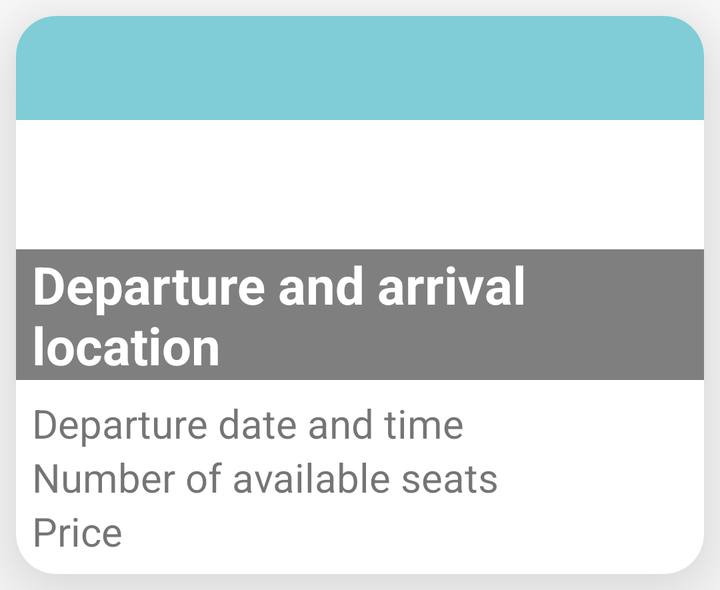
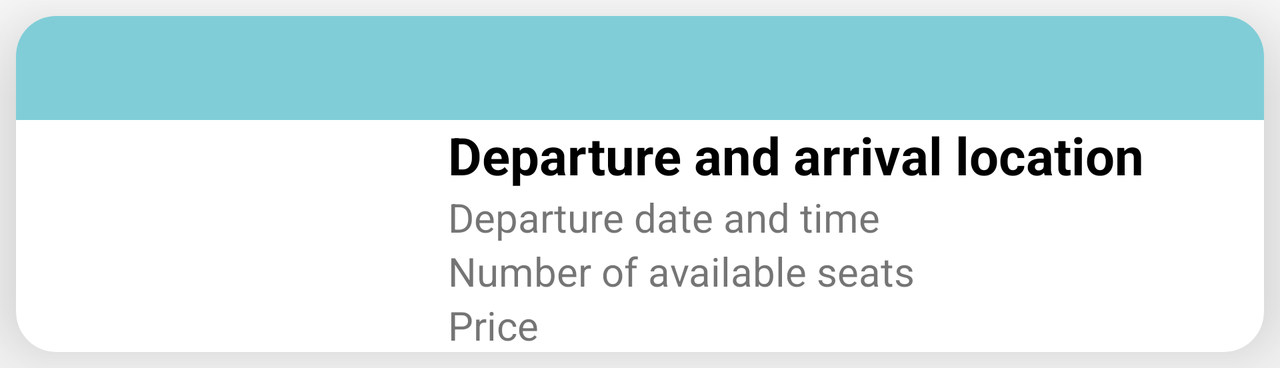

Two renders of one Android screen. The first uses the default layout on a phone; the second uses the alternative layout the repository ships for a different screen configuration, on a matching device. The two XML files are below.
<!-- AndroidManifest.xml: application theme Theme.CarPooling -->
<!-- res/layout/other_card_trip_layout.xml -->
<?xml version="1.0" encoding="utf-8"?>
<androidx.cardview.widget.CardView xmlns:android="http://schemas.android.com/apk/res/android"
    xmlns:card_view="http://schemas.android.com/apk/res-auto"
    xmlns:app="http://schemas.android.com/apk/res-auto"
    android:id="@+id/card_adv"
    android:layout_width="match_parent"
    android:layout_height="wrap_content"
    android:layout_margin="8dp"
    android:clickable="true"
    android:focusable="true"
    android:foreground="?selectableItemBackground"
    card_view:cardBackgroundColor="@color/white"
    card_view:cardCornerRadius="20dp"
    card_view:cardElevation="32dp">

    <LinearLayout
        android:layout_width="match_parent"
        android:layout_height="wrap_content"
        android:orientation="vertical">

        <LinearLayout
            android:layout_width="match_parent"
            android:layout_height="match_parent"
            android:background="@color/ciano"
            android:orientation="horizontal"
            android:padding="6dp">

            <ImageView
                android:id="@+id/other_user"
                android:layout_width="40dp"
                android:layout_height="40dp"
                card_view:srcCompat="@drawable/user_icon" />

            <TextView
                android:id="@+id/other_user_nick"
                android:layout_width="0dp"
                android:layout_height="match_parent"
                android:layout_weight="7"
                android:gravity="center_vertical"
                android:paddingStart="8dp"
                android:textColor="@color/blue_darker"
                android:textSize="18sp"
                android:textStyle="bold" />

            <TextView
                android:id="@+id/rate_now"
                android:layout_width="wrap_content"
                android:layout_height="match_parent"
                android:gravity="end|center_vertical"
                android:paddingEnd="8dp"
                android:textColor="@color/blue_darker"
                android:textSize="20sp"
                android:textStyle="bold|italic" />

            <ImageView
                android:layout_width="20dp"
                android:layout_height="20dp"
                android:id="@+id/booked_icon"
                android:layout_gravity="center_vertical|end"
                android:layout_margin="3dp"
                card_view:srcCompat="@drawable/ic_menu_booking_list"
                android:visibility="gone"
                android:tintMode="src_atop"
                app:tint="@color/blue_darker"
                />

            <ImageView
                android:layout_width="22dp"
                android:layout_height="22dp"
                android:id="@+id/interested_icon"
                android:layout_gravity="center_vertical|end"
                android:layout_margin="3dp"
                card_view:srcCompat="@drawable/like_icon"
                android:visibility="gone"
                android:tintMode="src_atop"
                app:tint="@color/blue_darker"
                />


        </LinearLayout>

        <FrameLayout
            android:layout_width="match_parent"
            android:layout_height="130dp">

            <ImageView
                android:id="@+id/image_car_view"
                android:layout_width="match_parent"
                android:layout_height="match_parent"
                android:scaleType="centerCrop"
                card_view:srcCompat="@drawable/car"
                android:contentDescription="@string/car_image" />

            <TextView
                android:id="@+id/departure_arrival_location_view"
                android:layout_width="wrap_content"
                android:layout_height="wrap_content"
                android:layout_gravity="bottom|start"
                android:text="@string/departure_and_arrival_location"
                android:textColor="#FFFFFF"
                android:textSize="26sp"
                android:textStyle="bold"
                android:background="#80000000"
                android:paddingLeft="8dp"
                android:paddingRight="8dp"
                />

        </FrameLayout>

        <LinearLayout
            android:layout_width="match_parent"
            android:layout_height="wrap_content"
            android:layout_margin="8dp"
            android:orientation="vertical">

            <TextView
                android:id="@+id/departure_date_time_view"
                android:layout_width="match_parent"
                android:layout_height="wrap_content"
                android:text="@string/departure_date_and_time"
                android:textSize="20sp" />

            <TextView
                android:id="@+id/available_seats_view"
                android:layout_width="match_parent"
                android:layout_height="wrap_content"
                android:text="@string/number_of_available_seats"
                android:textSize="20sp" />

            <TextView
                android:id="@+id/price_view"
                android:layout_width="match_parent"
                android:layout_height="wrap_content"
                android:text="@string/price"
                android:textSize="20sp" />

        </LinearLayout>
    </LinearLayout>
</androidx.cardview.widget.CardView>
<!-- resources referenced by this layout -->
<resources>
  <color name="blue_darker">#ff042E47</color>
  <color name="ciano">#ff80CDD7</color>
  <color name="white">#FFFFFFFF</color>
  <!-- drawable ic_menu_booking_list (drawable-v21) -->
  <vector xmlns:android="http://schemas.android.com/apk/res/android"
      android:width="16dp"
      android:height="16dp"
      android:viewportWidth="16.0"
      android:viewportHeight="16.0">
      <path
          android:fillColor="#FF000000"
          android:pathData="M10.854 7.146a.5.5 0 0 1 0 .708l-3 3a.5.5 0 0 1-.708 0l-1.5-1.5a.5.5 0 1 1 .708-.708L7.5 9.793l2.646-2.647a.5.5 0 0 1 .708 0z" />
      <path
          android:fillColor="#FF000000"
          android:pathData="M3.5 0a.5.5 0 0 1 .5.5V1h8V.5a.5.5 0 0 1 1 0V1h1a2 2 0 0 1 2 2v11a2 2 0 0 1-2 2H2a2 2 0 0 1-2-2V3a2 2 0 0 1 2-2h1V.5a.5.5 0 0 1 .5-.5zM1 4v10a1 1 0 0 0 1 1h12a1 1 0 0 0 1-1V4H1z" />
  </vector>
  <!-- drawable like_icon: png bitmap (drawable, 1075 bytes) -->
  <string name="car_image">Car image</string>
  <string name="departure_and_arrival_location">Departure and arrival location</string>
  <string name="departure_date_and_time">Departure date and time</string>
  <string name="number_of_available_seats">Number of available seats</string>
  <string name="price">Price</string>
  <style name="Theme.CarPooling" parent="Theme.MaterialComponents.DayNight.DarkActionBar">
          
          <item name="colorPrimary">@color/blue_darker</item>
          <item name="colorPrimaryVariant">@color/blue_light</item>
          <item name="colorOnPrimary">@color/white</item>
  
          <item name="colorSecondary">@color/ciano</item>
          <item name="colorSecondaryVariant">@color/ciano_variant_darker</item>
          <item name="colorOnSecondary">@color/black</item>
          <item name="android:statusBarColor" tools:targetApi="l">?attr/colorPrimary</item>
  
      </style>
  <color name="blue_light">#ff7BC0EA</color>
  <color name="ciano_variant_darker">#ff4CA4A1</color>
  <color name="black">#FF000000</color>
</resources>
<!-- res/layout-land/other_card_trip_layout.xml (the repository's variant of the layout above) -->
<!-- drawn on the phone turned sideways -->
<?xml version="1.0" encoding="utf-8"?>
<androidx.cardview.widget.CardView xmlns:android="http://schemas.android.com/apk/res/android"
    xmlns:card_view="http://schemas.android.com/apk/res-auto"
    xmlns:app="http://schemas.android.com/apk/res-auto"
    android:id="@+id/card_adv"
    android:layout_width="match_parent"
    android:layout_height="wrap_content"
    android:layout_margin="8dp"
    android:clickable="true"
    android:focusable="true"
    android:foreground="?selectableItemBackground"
    card_view:cardBackgroundColor="@color/white"
    card_view:cardCornerRadius="20dp"
    card_view:cardElevation="32dp">

    <LinearLayout
        android:layout_width="match_parent"
        android:layout_height="wrap_content"
        android:orientation="vertical">

        <LinearLayout
            android:layout_width="match_parent"
            android:layout_height="wrap_content"
            android:background="@color/ciano"
            android:orientation="horizontal"
            android:padding="6dp">

            <ImageView
                android:id="@+id/other_user"
                android:layout_width="40dp"
                android:layout_height="40dp"
                card_view:srcCompat="@drawable/user_icon" />

            <TextView
                android:id="@+id/other_user_nick"
                android:layout_width="0dp"
                android:layout_height="match_parent"
                android:layout_weight="7"
                android:gravity="center_vertical"
                android:paddingStart="8dp"
                android:textColor="@color/blue_darker"
                android:textSize="18sp"
                android:textStyle="bold" />

            <TextView
                android:id="@+id/rate_now"
                android:layout_width="wrap_content"
                android:layout_height="match_parent"
                android:gravity="end|center_vertical"
                android:paddingEnd="8dp"
                android:textColor="@color/blue_darker"
                android:textSize="20sp"
                android:textStyle="bold|italic" />

            <ImageView
                android:layout_width="20dp"
                android:layout_height="20dp"
                android:id="@+id/booked_icon"
                android:layout_gravity="center_vertical|end"
                android:layout_margin="3dp"
                card_view:srcCompat="@drawable/ic_menu_booking_list"
                android:visibility="gone"
                android:tintMode="src_atop"
                app:tint="@color/blue_darker"
                />

            <ImageView
                android:layout_width="22dp"
                android:layout_height="22dp"
                android:id="@+id/interested_icon"
                android:layout_gravity="center_vertical|end"
                android:layout_margin="3dp"
                card_view:srcCompat="@drawable/like_icon"
                android:visibility="gone"
                android:tintMode="src_atop"
                app:tint="@color/blue_darker"
                />
        </LinearLayout>
        <LinearLayout
            android:layout_width="match_parent"
            android:layout_height="wrap_content"
            android:baselineAligned="false">
            <FrameLayout
                android:layout_width="0dp"
                android:layout_height="match_parent"
                android:layout_weight="1">

                <ImageView
                    android:id="@+id/image_car_view"
                    android:layout_width="match_parent"
                    android:layout_height="match_parent"
                    android:scaleType="centerCrop"
                    card_view:srcCompat="@drawable/car"
                    android:contentDescription="@string/car_image" />

            </FrameLayout>

            <LinearLayout
                android:layout_width="0dp"
                android:layout_height="wrap_content"
                android:layout_weight="2"
                android:orientation="vertical"
                android:paddingLeft="8dp"
                android:paddingRight="8dp">
                <TextView
                    android:id="@+id/departure_arrival_location_view"
                    android:layout_width="wrap_content"
                    android:layout_height="wrap_content"
                    android:text="@string/departure_and_arrival_location"
                    android:textColor="@color/black"
                    android:textSize="26sp"
                    android:textStyle="bold" />

                <TextView
                    android:id="@+id/departure_date_time_view"
                    android:layout_width="match_parent"
                    android:layout_height="wrap_content"
                    android:text="@string/departure_date_and_time"
                    android:textSize="20sp" />

                <TextView
                    android:id="@+id/available_seats_view"
                    android:layout_width="match_parent"
                    android:layout_height="wrap_content"
                    android:text="@string/number_of_available_seats"
                    android:textSize="20sp" />

                <TextView
                    android:id="@+id/price_view"
                    android:layout_width="match_parent"
                    android:layout_height="wrap_content"
                    android:text="@string/price"
                    android:textSize="20sp" />

            </LinearLayout>
        </LinearLayout>
    </LinearLayout>
</androidx.cardview.widget.CardView>
<!-- resources referenced by the variant -->
<!-- as the phone turned sideways resolves them -->
<resources>
  <color name="black">#FF000000</color>
  <color name="blue_darker">#ff042E47</color>
  <color name="ciano">#ff80CDD7</color>
  <color name="white">#FFFFFFFF</color>
  <!-- drawable ic_menu_booking_list (drawable-v21) -->
  <vector xmlns:android="http://schemas.android.com/apk/res/android"
      android:width="16dp"
      android:height="16dp"
      android:viewportWidth="16.0"
      android:viewportHeight="16.0">
      <path
          android:fillColor="#FF000000"
          android:pathData="M10.854 7.146a.5.5 0 0 1 0 .708l-3 3a.5.5 0 0 1-.708 0l-1.5-1.5a.5.5 0 1 1 .708-.708L7.5 9.793l2.646-2.647a.5.5 0 0 1 .708 0z" />
      <path
          android:fillColor="#FF000000"
          android:pathData="M3.5 0a.5.5 0 0 1 .5.5V1h8V.5a.5.5 0 0 1 1 0V1h1a2 2 0 0 1 2 2v11a2 2 0 0 1-2 2H2a2 2 0 0 1-2-2V3a2 2 0 0 1 2-2h1V.5a.5.5 0 0 1 .5-.5zM1 4v10a1 1 0 0 0 1 1h12a1 1 0 0 0 1-1V4H1z" />
  </vector>
  <!-- drawable like_icon: png bitmap (drawable, 1075 bytes) -->
  <string name="car_image">Car image</string>
  <string name="departure_and_arrival_location">Departure and arrival location</string>
  <string name="departure_date_and_time">Departure date and time</string>
  <string name="number_of_available_seats">Number of available seats</string>
  <string name="price">Price</string>
  <style name="Theme.CarPooling" parent="Theme.MaterialComponents.DayNight.DarkActionBar">
          
          <item name="colorPrimary">@color/blue_darker</item>
          <item name="colorPrimaryVariant">@color/blue_light</item>
          <item name="colorOnPrimary">@color/white</item>
  
          <item name="colorSecondary">@color/ciano</item>
          <item name="colorSecondaryVariant">@color/ciano_variant_darker</item>
          <item name="colorOnSecondary">@color/black</item>
          <item name="android:statusBarColor" tools:targetApi="l">?attr/colorPrimary</item>
  
      </style>
  <color name="blue_light">#ff7BC0EA</color>
  <color name="ciano_variant_darker">#ff4CA4A1</color>
</resources>
